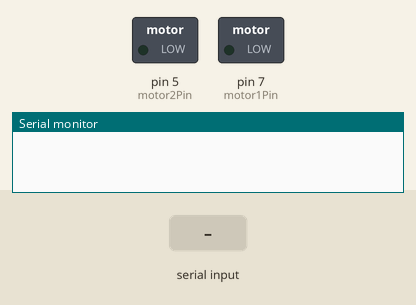
This sketch was run on a simulated Arduino Uno, built with avr-gcc and run on an emulated ATmega328P. Shown: switched loads named in the sketch (green lamp = pin HIGH), the last lines printed to the serial monitor. The inputs (shaded band) are chosen by the test bench.

Above: at 1.2 s.
1.3 s: "30,150\n" received over Serial
At 2.4 s:
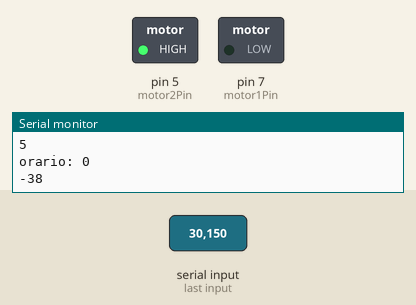
3.6 s: "1\n" received over Serial
At 4.8 s:
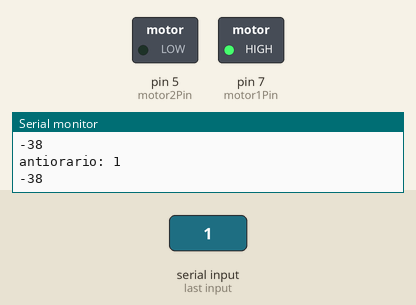
5.1 s: "90,45\n" received over Serial
At 6.7 s:
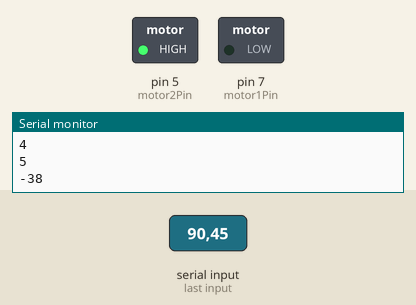
Timing chart, 0 to 8.2 s (numbered marks = the images above; inputs shaded):
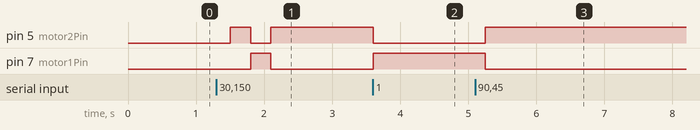

Measured:
- after the input at 1.3 s, pin 5 (motor2Pin): LOW → HIGH after 0.20 s, → LOW 0.30 s later, → HIGH 0.30 s later; pin 7 (motor1Pin): LOW → HIGH after 0.50 s, → LOW 0.30 s later
- after the input at 3.6 s, pin 5 (motor2Pin): HIGH → LOW at once; pin 7 (motor1Pin): LOW → HIGH at once
- after the input at 5.1 s, pin 5 (motor2Pin): LOW → HIGH after 0.15 s; pin 7 (motor1Pin): HIGH → LOW after 0.15 s

The sketch:

L293D_Motors.ino
```cpp
const int motor1Pin = 7;
const int motor2Pin = 5;

void setup() {
  pinMode(motor1Pin, OUTPUT);
  pinMode(motor2Pin, OUTPUT);
  Serial.begin(9600);
}

void loop() {
  if(Serial.available()>0){
    int val = Serial.read() - '0';

    if (val == 0) {
      digitalWrite(motor1Pin, 0);
      digitalWrite(motor2Pin, 1);
      Serial.print("orario: ");
    }
    if (val == 1) {
      digitalWrite(motor1Pin, 1);
      digitalWrite(motor2Pin, 0);
      Serial.print("antiorario: ");
    }
    if (val == 2) {
      digitalWrite(motor1Pin, 0);
      digitalWrite(motor2Pin, 0);
      Serial.print("ferma: ");
    }
    Serial.print(val);
    Serial.println("");
  }
  delay(150);
}
```
